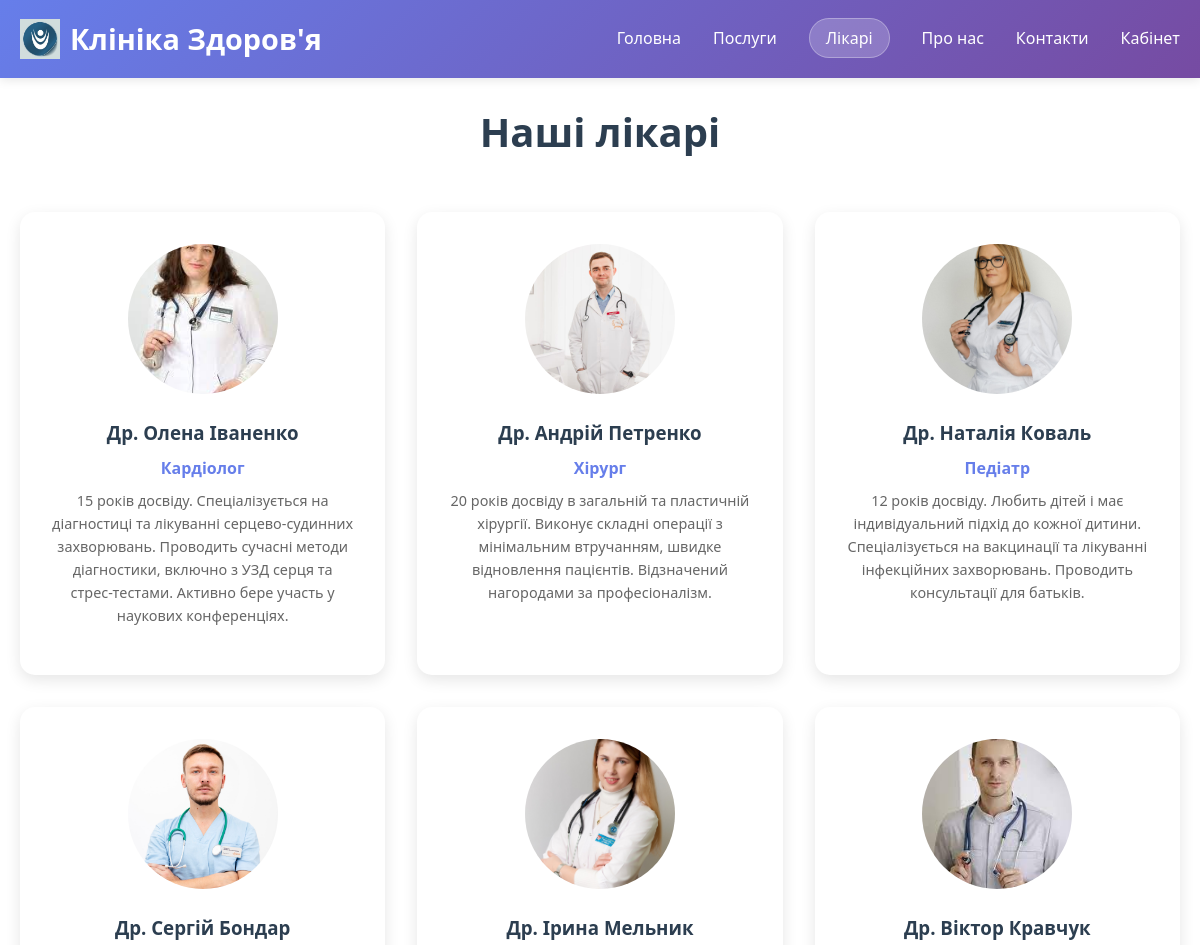
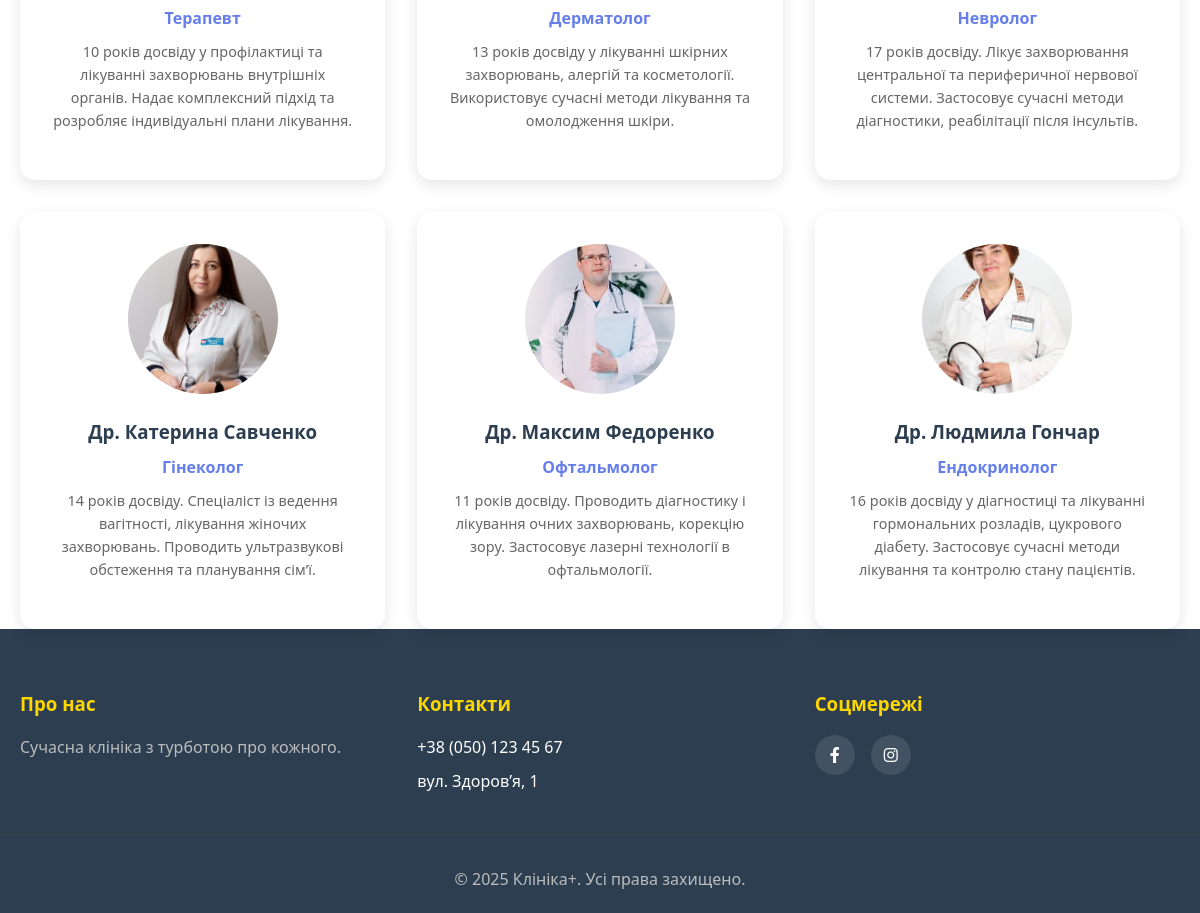
The app's page /doctors.php with its own data (2 pictures, top to bottom).
### tables this page shows
CREATE TABLE `doctors` (
  `id` int(11) NOT NULL,
  `full_name` varchar(150) NOT NULL,
  `specialty` varchar(100) NOT NULL,
  `description` text,
  `image_filename` varchar(255) NOT NULL
);

### doctors.php (the view, shortened to what this page needs)
<?php
require_once 'db.php';
$result = $conn->query("
  SELECT full_name, specialty, description, image_filename
  FROM doctors
");
$doctors = $result->fetch_all(MYSQLI_ASSOC);
?>
<!DOCTYPE html>
<html lang="uk">
<head>
  <link rel="stylesheet" href="style.css" />
  <link href="https://cdnjs.cloudflare.com/ajax/libs/font-awesome/6.0.0/css/all.min.css" rel="stylesheet">
</head>
<body>
  <header class="header">
    <div class="container header-content">
      <div class="logo">
        <img src="images/logo.png" alt="Логотип клініки" />
        <h1>Клініка Здоров'я</h1>
      </div>
      <nav class="nav">
        <ul>
          <li><a href="index.php">Головна</a></li>
          <li><a href="services.php">Послуги</a></li>
          <li><a href="doctors.php" class="active profile-btn">Лікарі</a></li>
          <li><a href="about.php">Про нас</a></li>
          <li><a href="contact.php">Контакти</a></li>
          <li><a href="profile.php">Кабінет</a></li>
        </ul>
      </nav>
    </div>
  </header>
 <main class="container" style="margin-top:100px">
  <h2 class="section-title">Наші лікарі</h2>
  <div class="doctors-slider">
    <?php if (!empty($doctors)): ?>
      <?php foreach ($doctors as $doc): ?>
        <div class="doctor-card">
          <img src="images/<?= htmlspecialchars($doc['image_filename']) ?>"
               alt="<?= htmlspecialchars($doc['full_name']) ?>" />
          <h3><?= htmlspecialchars($doc['full_name']) ?></h3>
          <p class="specialty"><?= htmlspecialchars($doc['specialty']) ?></p>
          <p class="experience"><?= nl2br(htmlspecialchars($doc['description'])) ?></p>
        </div>
      <?php endforeach; ?>
    <?php else: ?>
      <p>На жаль, наразі інформація про лікарів недоступна.</p>
    <?php endif; ?>
  </div>
</main>
  <footer class="footer">
    <div class="container footer-content">
      <div class="footer-section">
        <h3>Про нас</h3>
        <p>Сучасна клініка з турботою про кожного.</p>
      </div>
      <div class="footer-section">
        <h3>Контакти</h3>
        <ul>
          <li>+38 (050) 123 45 67</li>
          <li>вул. Здоров’я, 1</li>
        </ul>
      </div>
      <div class="footer-section">
        <h3>Соцмережі</h3>
        <div class="social-links">
          <a href="#"><i class="fab fa-facebook-f"></i></a>
          <a href="#"><i class="fab fa-instagram"></i></a>
        </div>
      </div>
    </div>
    <div class="footer-bottom">
      &copy; 2025 Клініка+. Усі права захищено.
    </div>
  </footer>
</body>
</html>

### style.css (style rules this page uses)
* { margin: 0; padding: 0; box-sizing: border-box; }
body { font-family: 'Segoe UI', Tahoma, Genesis, Verdana, sans-serif; line-height: 1.6; color: #333; overflow-x: hidden; }
.container { max-width: 1200px; margin: 0 auto; padding: 0 20px; }
.header { background: linear-gradient(135deg, #667eea 0%, #764ba2 100%); color: white; padding: 1rem 0; position: fixed; width: 100%; top: 0; z-index: 1000; box-shadow: 0 2px 10px rgba(0,0,0,0.1); }
.header-content { display: flex; justify-content: space-between; align-items: center; }
.logo { display: flex; align-items: center; gap: 10px; }
.logo img { width: 40px; height: 40px; }
.logo h1 { font-size: 1.8rem; font-weight: 700; }
.nav ul { display: flex; list-style: none; gap: 2rem; align-items: center; }
.nav a { color: white; text-decoration: none; transition: color 0.3s; font-weight: 500; }
.profile-btn { background: rgba(255,255,255,0.2); padding: 0.5rem 1rem; border-radius: 25px; border: 1px solid rgba(255,255,255,0.3); }
.section-title { text-align: center; font-size: 2.5rem; margin-bottom: 3rem; color: #2c3e50; }
.doctors-slider { display: grid; grid-template-columns: repeat(auto-fit, minmax(300px, 1fr)); gap: 2rem; }
.doctor-card { background: white; border-radius: 15px; padding: 2rem; text-align: center; box-shadow: 0 5px 15px rgba(0,0,0,0.1); transition: transform 0.3s; }
.doctor-card img { width: 150px; height: 150px; border-radius: 50%; object-fit: cover; margin-bottom: 1rem; }
.doctor-card h3 { margin-bottom: 0.5rem; color: #2c3e50; }
.specialty { color: #667eea; font-weight: 600; margin-bottom: 0.5rem; }
.experience { color: #666; font-size: 0.9rem; margin-bottom: 1rem; }
.footer { background: #2c3e50; color: white; padding: 60px 0 20px; }
.footer-content { display: grid; grid-template-columns: repeat(auto-fit, minmax(250px, 1fr)); gap: 2rem; margin-bottom: 2rem; }
.footer-section h3 { margin-bottom: 1rem; color: #ffd700; }
.footer-section ul { list-style: none; }
.footer-section a { color: #bbb; text-decoration: none; transition: color 0.3s; }
.footer-section p { color: #bbb; margin-bottom: 0.5rem; }
.footer-section li { margin-bottom: 0.5rem; }
.social-links { display: flex; gap: 1rem; margin-top: 1rem; }
.social-links a { display: flex; align-items: center; justify-content: center; width: 40px; height: 40px; background: rgba(255,255,255,0.1); border-radius: 50%; color: white; text-decoration: none; transition: all 0.3s; }
.footer-bottom { text-align: center; padding-top: 2rem; border-top: 1px solid #444; color: #bbb; }

### records on screen
doctors: image_filename (picture), full_name "Др. Олена Іваненко", specialty "Кардіолог", description "15 років досвіду. Спеціалізується на діагностиці та лікуванні серцево-судинних захворювань. Проводить сучасні методи діагностики, включно з УЗД серця та стрес-тестами. Активно бере участь у наукових конференціях."
doctors: image_filename (picture), full_name "Др. Андрій Петренко", specialty "Хірург", description "20 років досвіду в загальній та пластичній хірургії. Виконує складні операції з мінімальним втручанням, швидке відновлення пацієнтів. Відзначений нагородами за професіоналізм."
doctors: image_filename (picture), full_name "Др. Наталія Коваль", specialty "Педіатр", description "12 років досвіду. Любить дітей і має індивідуальний підхід до кожної дитини. Спеціалізується на вакцинації та лікуванні інфекційних захворювань. Проводить консультації для батьків."
doctors: image_filename (picture), full_name "Др. Сергій Бондар", specialty "Терапевт", description "10 років досвіду у профілактиці та лікуванні захворювань внутрішніх органів. Надає комплексний підхід та розробляє індивідуальні плани лікування."
doctors: image_filename (picture), full_name "Др. Ірина Мельник", specialty "Дерматолог", description "13 років досвіду у лікуванні шкірних захворювань, алергій та косметології. Використовує сучасні методи лікування та омолодження шкіри."
doctors: image_filename (picture), full_name "Др. Віктор Кравчук", specialty "Невролог", description "17 років досвіду. Лікує захворювання центральної та периферичної нервової системи. Застосовує сучасні методи діагностики, реабілітації після інсультів."
doctors: image_filename (picture), full_name "Др. Катерина Савченко", specialty "Гінеколог", description "14 років досвіду. Спеціаліст із ведення вагітності, лікування жіночих захворювань. Проводить ультразвукові обстеження та планування сім’ї."
doctors: image_filename (picture), full_name "Др. Максим Федоренко", specialty "Офтальмолог", description "11 років досвіду. Проводить діагностику і лікування очних захворювань, корекцію зору. Застосовує лазерні технології в офтальмології."
doctors: image_filename (picture), full_name "Др. Людмила Гончар", specialty "Ендокринолог", description "16 років досвіду у діагностиці та лікуванні гормональних розладів, цукрового діабету. Застосовує сучасні методи лікування та контролю стану пацієнтів."
